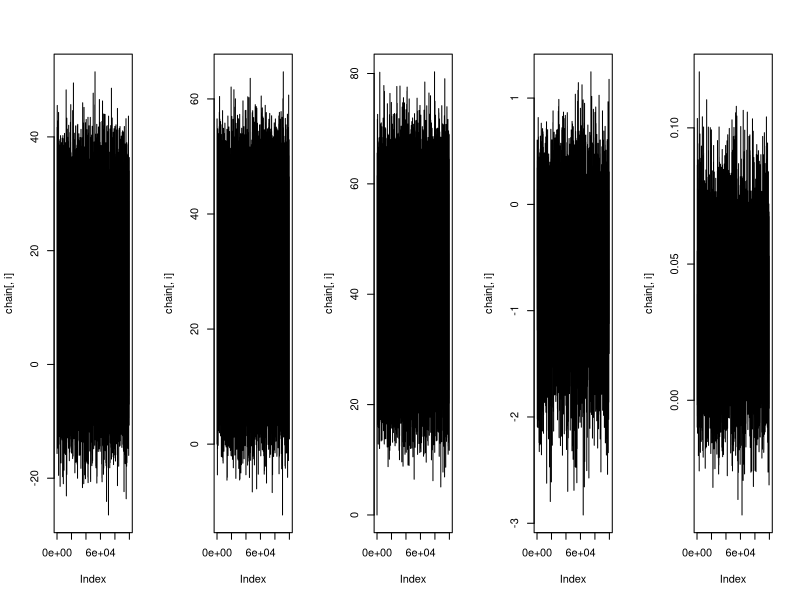
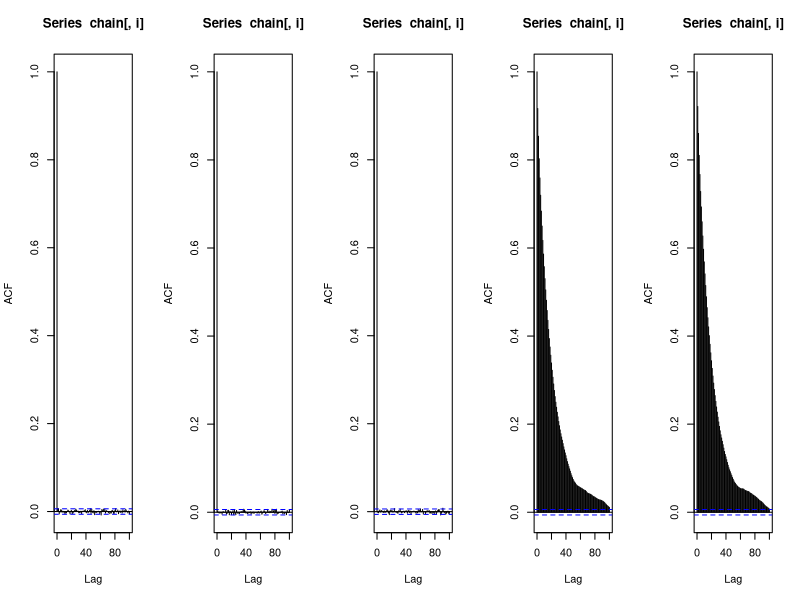

Generate these figures, in order, with R:
Air = function(niter=10^5, init=c(0,0,0,0,0), prop.sd=c(0.4,0.015)){   #ajuster prop.sd selon acc.rates
  
  alpha = 4.48        
  beta = 0.76         
  sigma2 = 81.14
  sigma2_theta = 1024
  J = 3               
  y = c(21, 20, 15)
  n = c(48, 34, 21)
  z = c(10, 30, 50)
  
  chain=matrix(NA, niter+1, 5)
  chain[1,] = init
  
  acc.rates = rep(0, 2)
  
  for (iter in 1:niter){
    current = chain[iter,]
    
    #Mise à jour des x_i
    for (i in 1:J){
      prop = rnorm(1, alpha+beta*z[i], sqrt(sigma2))
      current[i] = prop
    }
    x = c(current[1], current[2], current[3])
    
    #Mise à jour de theta_1
    prop = rnorm(1, current[4], prop.sd[1])
    
    top = sum(y*(prop+current[5]*x) - n*log(1+exp(prop+current[5]*x)) + (-(prop^2+current[5]^2)/(2*sigma2_theta)))  
    bottom = sum(y*(current[4]+current[5]*x) - n*log(1+exp(current[4]+current[5]*x)) + (-(current[4]^2+current[5]^2)/(2*sigma2_theta)))
    acc.prob = exp(top - bottom)
    
    if (runif(1) < acc.prob){
      current[4] = prop
      acc.rates[1] = acc.rates[1] + 1
    }
    
    #Mise à jour de theta_2
    prop = rnorm(1, current[5], prop.sd[2])
    
    top = sum(y*(current[4]+prop*x) - n*log(1+exp(current[4]+prop*x)) + (-(current[4]^2+prop^2)/(2*sigma2_theta)))
    bottom = sum(y*(current[4]+current[5]*x) - n*log(1+exp(current[4]+current[5]*x)) + (-(current[4]^2+current[5]^2)/(2*sigma2_theta)))
    acc.prob = exp(top - bottom)
    
    if (runif(1) < acc.prob){
      current[5] = prop
      acc.rates[2] = acc.rates[2] + 1
    }
    
    chain[iter+1,] = current
  }
  
  return(list(chain=chain, acc.rates=acc.rates/niter))
}

acc.rates = Air()$acc.rates
chain = Air()$chain

par(mfrow=c(1,5))
for (i in 1:5){
  plot(chain[,i], type="l")
}

mean(chain[,4])
mean(chain[,5])

sd(chain[,4])
sd(chain[,5])

summary(chain[,4])
summary(chain[,5])

par(mfrow=c(1,5))
for (i in 1:5){
  acf(chain[,i], lag.max=100)
}

#A faire : Elagage des theta et peut-être burning de x3
